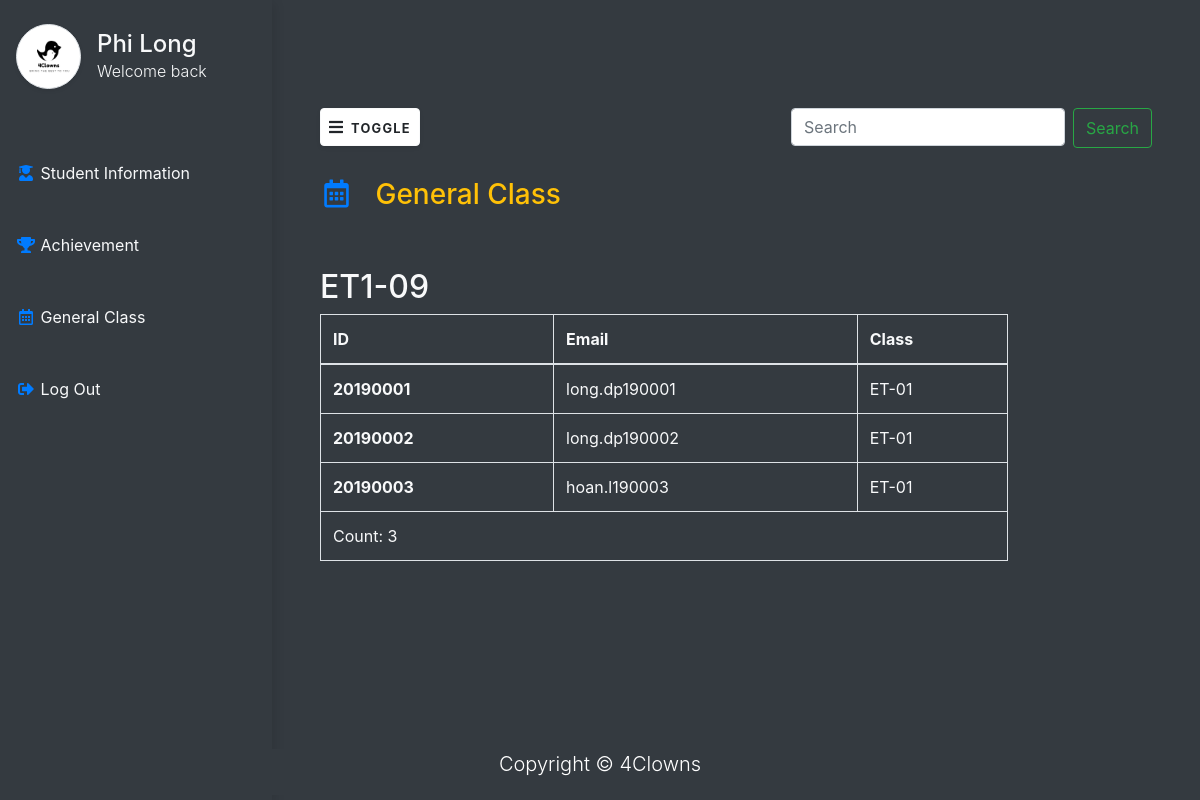
Page /student/genaral-class (signed in) on the committed database.
### users/models.py (models this page shows, shortened)
class User(AbstractBaseUser, PermissionsMixin):
    class Genders(models.TextChoices):
        MALE = "MALE", "Male"
        FEMALE = "FEMALE", "Female"
    email = models.EmailField(_("Email"),max_length=50, unique=True, blank=True)
    firstname = models.CharField(_("Tên"),max_length=20,  blank=False, null=True)
    surname = models.CharField(_("Tên đệm"),max_length=20, null=True, blank=True)
    lastname = models.CharField(_("Họ"),max_length=20, null=True, blank=True)
    date_of_birth = models.DateField(_("Ngày sinh"), blank=True, null=True, )
    phone = models.CharField(_("Số điện thoại"), max_length=15, blank=True, null=True)
    is_superuser = models.BooleanField(default=False)
    is_active = models.BooleanField(default=True)
    last_login = models.DateTimeField(auto_now_add=True)
    date_joined = models.DateTimeField(auto_now_add=True)
    role = models.BooleanField(null=True, blank=True)
    gender = models.CharField(
        _("Gender"), max_length=50, choices=Genders.choices, default=Genders.MALE
    )
    objects = UserManager()
    USERNAME_FIELD = 'email'
    REQUIRED_FIELDS = []

class Student(User):
    year_start = models.IntegerField(_("Năm vào trường"), default=datetime.datetime.now().year)
    vien = models.ForeignKey(vien_dao_tao, verbose_name="Viện", on_delete=models.CASCADE, null=True, blank=True)
    lop_chung = models.ForeignKey(lop_chung,verbose_name="Lớp chung", on_delete=models.CASCADE, related_name="sinh_vien", null=True, blank=True)
    code = models.CharField(_("Mã số sinh viên"), max_length=8, blank=True, unique=True)
    khoa = models.ForeignKey(khoa, verbose_name="Khóa" , max_length=3, blank=True, on_delete=CASCADE, null=True)
    def __str__(self):
        return self.email.replace("@edu.com.vn", "")
    class Meta:
        verbose_name = "Sinh viên"
        verbose_name_plural = 'Sinh viên'

class User(AbstractBaseUser, PermissionsMixin):
    class Genders(models.TextChoices):
        MALE = "MALE", "Male"
        FEMALE = "FEMALE", "Female"
    email = models.EmailField(_("Email"),max_length=50, unique=True, blank=True)
    firstname = models.CharField(_("Tên"),max_length=20,  blank=False, null=True)
    surname = models.CharField(_("Tên đệm"),max_length=20, null=True, blank=True)
    lastname = models.CharField(_("Họ"),max_length=20, null=True, blank=True)
    date_of_birth = models.DateField(_("Ngày sinh"), blank=True, null=True, )
    phone = models.CharField(_("Số điện thoại"), max_length=15, blank=True, null=True)
    is_superuser = models.BooleanField(default=False)
    is_active = models.BooleanField(default=True)
    last_login = models.DateTimeField(auto_now_add=True)
    date_joined = models.DateTimeField(auto_now_add=True)
    role = models.BooleanField(null=True, blank=True)
    gender = models.CharField(
        _("Gender"), max_length=50, choices=Genders.choices, default=Genders.MALE
    )
    objects = UserManager()
    USERNAME_FIELD = 'email'
    REQUIRED_FIELDS = []

### management/models.py (models this page shows, shortened)
class lop_chung(models.Model):
    name = CharField(_('Tên lớp'), max_length=15)
    vien = models.ForeignKey(vien_dao_tao, on_delete=models.CASCADE, verbose_name="Viện quản lý",related_name='cac_lop_thuoc_vien')
    giao_vien = models.ForeignKey("users.Teacher",verbose_name="Giáo viên quản lý", on_delete=models.CASCADE, related_name="cac_lop_quan_ly", null=True, blank=True)
    khoa = models.ForeignKey(khoa, on_delete=CASCADE, related_name='lop_cung_khoa', blank=True, null=True, verbose_name="Khóa")
    class Meta:
        verbose_name = "Lớp chung"
        verbose_name_plural = 'Lớp chung'
        unique_together = ('name', 'khoa')

### student/views.py (the view)
# urls.py: path('genaral-class', views.genaral_class, name='genaral_class'),
def genaral_class(request):
    student = Student.objects.get(user_ptr=request.user)
    genaralClass = get_object_or_404(lop_chung, pk=student.lop_chung_id)
    studentList = get_list_or_404(Student, lop_chung_id = student.lop_chung_id)
    return render(request, "student/genaralClass.html", {
        "studentList": studentList,
        "genaralClass": genaralClass,
    })

### templates/student/genaralClass.html
{% extends "base.html" %}
{% block content %}
<div class="page-content p-5" id="content">
     <div class="d-flex justify-content-between">
      <button id="sidebarCollapse" type="button" class="btn btn-light bg-white  shadow-sm px-2 mb-2 " style="max-width: 100px; max-height: 40px;">
        <i class="fa fa-bars mr-2"></i><small class="text-uppercase font-weight-bold">Toggle</small></button>
        <form class="d-flex">
          <input class="form-control mr-2" type="search" placeholder="Search" aria-label="Search">
          <button class="btn btn-outline-success" type="submit" style="max-height: 40px;">Search</button>
      </form>
    </div>
      <div class="row mt-4">
        <h3 class="text-warning">
          <i class="far fa-calendar-alt me-1 text-primary fa-fw" style="width: 2.25em;"></i>
          General Class
        </h3>
        <div class="col-lg-10 mt-5">
          <h2 class="text-light">
            ET1-09
          </h2>
          <div class="row">
            <div class="col-lg-12">
              <table class="table table-bordered text-light ">
                <thead>
                  <tr>
                    <th scope="col">ID</th>
                    <th scope="col">Email</th>
                    <th scope="col">Class</th>
                  </tr>
                </thead>
                <tbody>
                    {% for student in studentList %}
                  <tr>
                    <th scope="row">{{student.code}}</th>
                    <td>{{student}}</td>
                    <td>{{genaralClass.name}}</td>
                  </tr>
                  {% endfor %}
                  <td colspan="3">Count: {{ studentList|length }}</td>
                </tbody>
            </table>
             </div>
      </div>
    </div>
    </div>
</div>
{% endblock %}

### static/css/custom.css (style rules this page uses)
body::before { display: block; content: ''; height: 60px; }

### university_management/static/css/student.css (style rules this page uses)
body { min-height: 100vh; overflow-x: hidden; }
.text-uppercase { letter-spacing: 0.1em; }
.page-content { width: calc(100% - 17rem); margin-left: 17rem; transition: all 0.4s; }

### rows in the picture
Student: code "20190001", email "long.dp190001"
lop_chung: name "ET-01"
Student: code "20190002", email "long.dp190002"
Student: code "20190003", email "hoan.l190003"

### other values in the picture
{{ studentList|length }} "3"
